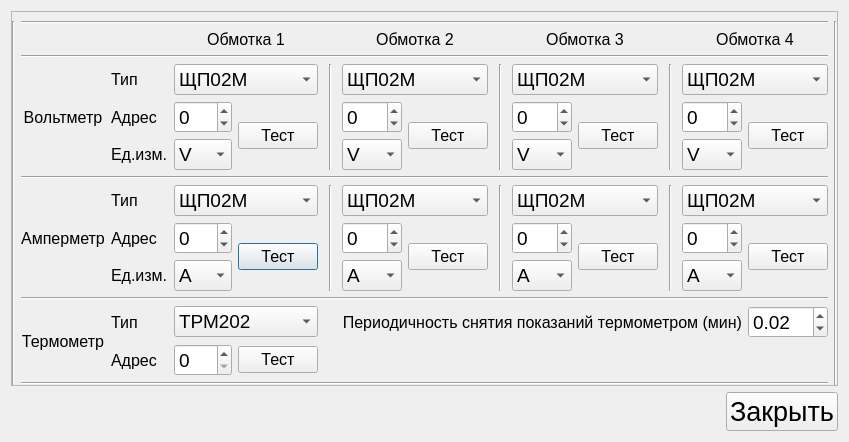
<?xml version="1.0" encoding="UTF-8"?>
<ui version="4.0">
 <class>Dialog</class>
 <widget class="QDialog" name="Dialog">
  <property name="geometry">
   <rect>
    <x>0</x>
    <y>0</y>
    <width>829</width>
    <height>430</height>
   </rect>
  </property>
  <property name="windowTitle">
   <string>Dialog</string>
  </property>
  <layout class="QVBoxLayout" name="verticalLayout">
   <item>
    <widget class="QFrame" name="frame_2">
     <property name="frameShape">
      <enum>QFrame::StyledPanel</enum>
     </property>
     <property name="frameShadow">
      <enum>QFrame::Raised</enum>
     </property>
     <layout class="QVBoxLayout" name="verticalLayout_5">
      <property name="leftMargin">
       <number>0</number>
      </property>
      <property name="topMargin">
       <number>9</number>
      </property>
      <property name="rightMargin">
       <number>0</number>
      </property>
      <property name="bottomMargin">
       <number>0</number>
      </property>
      <item>
       <layout class="QGridLayout" name="gridLayout_5" columnstretch="0,0,0,0,0,0,0,0,0,0,0,0,0,0,0,0">
        <property name="bottomMargin">
         <number>0</number>
        </property>
        <property name="spacing">
         <number>6</number>
        </property>
        <item row="1" column="4" rowspan="2" colspan="2">
         <widget class="QLabel" name="label_29">
          <property name="font">
           <font>
            <pointsize>12</pointsize>
           </font>
          </property>
          <property name="text">
           <string>Обмотка 1</string>
          </property>
          <property name="alignment">
           <set>Qt::AlignCenter</set>
          </property>
         </widget>
        </item>
        <item row="1" column="7" rowspan="2" colspan="2">
         <widget class="QLabel" name="label_45">
          <property name="font">
           <font>
            <pointsize>12</pointsize>
           </font>
          </property>
          <property name="text">
           <string>Обмотка 2</string>
          </property>
          <property name="alignment">
           <set>Qt::AlignCenter</set>
          </property>
         </widget>
        </item>
        <item row="1" column="10" rowspan="2" colspan="2">
         <widget class="QLabel" name="label_46">
          <property name="font">
           <font>
            <pointsize>12</pointsize>
           </font>
          </property>
          <property name="text">
           <string>Обмотка 3</string>
          </property>
          <property name="alignment">
           <set>Qt::AlignCenter</set>
          </property>
         </widget>
        </item>
        <item row="1" column="13" rowspan="2" colspan="2">
         <widget class="QLabel" name="label_47">
          <property name="font">
           <font>
            <pointsize>12</pointsize>
           </font>
          </property>
          <property name="text">
           <string>Обмотка 4</string>
          </property>
          <property name="alignment">
           <set>Qt::AlignCenter</set>
          </property>
         </widget>
        </item>
        <item row="0" column="1" colspan="14">
         <widget class="Line" name="line_4">
          <property name="orientation">
           <enum>Qt::Horizontal</enum>
          </property>
         </widget>
        </item>
        <item row="4" column="3" rowspan="2">
         <widget class="QLabel" name="label_49">
          <property name="font">
           <font>
            <pointsize>12</pointsize>
           </font>
          </property>
          <property name="text">
           <string>Тип</string>
          </property>
         </widget>
        </item>
        <item row="3" column="1" colspan="14">
         <widget class="Line" name="line_5">
          <property name="orientation">
           <enum>Qt::Horizontal</enum>
          </property>
         </widget>
        </item>
        <item row="9" column="1" rowspan="3" colspan="2">
         <widget class="QLabel" name="label_26">
          <property name="font">
           <font>
            <pointsize>12</pointsize>
           </font>
          </property>
          <property name="text">
           <string>Амперметр</string>
          </property>
          <property name="alignment">
           <set>Qt::AlignCenter</set>
          </property>
         </widget>
        </item>
        <item row="9" column="3">
         <widget class="QLabel" name="label_50">
          <property name="font">
           <font>
            <pointsize>12</pointsize>
           </font>
          </property>
          <property name="text">
           <string>Тип</string>
          </property>
         </widget>
        </item>
        <item row="14" column="3">
         <widget class="QLabel" name="label_51">
          <property name="font">
           <font>
            <pointsize>12</pointsize>
           </font>
          </property>
          <property name="text">
           <string>Адрес</string>
          </property>
         </widget>
        </item>
        <item row="8" column="1" colspan="14">
         <widget class="Line" name="line_6">
          <property name="orientation">
           <enum>Qt::Horizontal</enum>
          </property>
         </widget>
        </item>
        <item row="13" column="3">
         <widget class="QLabel" name="label_53">
          <property name="font">
           <font>
            <pointsize>12</pointsize>
           </font>
          </property>
          <property name="text">
           <string>Тип</string>
          </property>
         </widget>
        </item>
        <item row="10" column="3">
         <widget class="QLabel" name="label_52">
          <property name="font">
           <font>
            <pointsize>12</pointsize>
           </font>
          </property>
          <property name="text">
           <string>Адрес</string>
          </property>
         </widget>
        </item>
        <item row="10" column="5" rowspan="2">
         <widget class="QPushButton" name="pushButton_6">
          <property name="font">
           <font>
            <pointsize>12</pointsize>
           </font>
          </property>
          <property name="text">
           <string>Тест</string>
          </property>
         </widget>
        </item>
        <item row="10" column="8" rowspan="2">
         <widget class="QPushButton" name="pushButton_7">
          <property name="font">
           <font>
            <pointsize>12</pointsize>
           </font>
          </property>
          <property name="text">
           <string>Тест</string>
          </property>
         </widget>
        </item>
        <item row="10" column="11" rowspan="2">
         <widget class="QPushButton" name="pushButton_8">
          <property name="font">
           <font>
            <pointsize>12</pointsize>
           </font>
          </property>
          <property name="text">
           <string>Тест</string>
          </property>
         </widget>
        </item>
        <item row="10" column="14" rowspan="2">
         <widget class="QPushButton" name="pushButton_9">
          <property name="font">
           <font>
            <pointsize>12</pointsize>
           </font>
          </property>
          <property name="text">
           <string>Тест</string>
          </property>
         </widget>
        </item>
        <item row="12" column="1" colspan="14">
         <widget class="Line" name="line_7">
          <property name="orientation">
           <enum>Qt::Horizontal</enum>
          </property>
         </widget>
        </item>
        <item row="13" column="1" rowspan="2" colspan="2">
         <widget class="QLabel" name="label_54">
          <property name="font">
           <font>
            <pointsize>12</pointsize>
           </font>
          </property>
          <property name="text">
           <string>Термометр</string>
          </property>
          <property name="alignment">
           <set>Qt::AlignCenter</set>
          </property>
         </widget>
        </item>
        <item row="6" column="3">
         <widget class="QLabel" name="label_27">
          <property name="font">
           <font>
            <pointsize>12</pointsize>
           </font>
          </property>
          <property name="text">
           <string>Адрес</string>
          </property>
         </widget>
        </item>
        <item row="6" column="5" rowspan="2">
         <widget class="QPushButton" name="pushButton_2">
          <property name="font">
           <font>
            <pointsize>12</pointsize>
           </font>
          </property>
          <property name="text">
           <string>Тест</string>
          </property>
         </widget>
        </item>
        <item row="6" column="8" rowspan="2">
         <widget class="QPushButton" name="pushButton_3">
          <property name="font">
           <font>
            <pointsize>12</pointsize>
           </font>
          </property>
          <property name="text">
           <string>Тест</string>
          </property>
         </widget>
        </item>
        <item row="6" column="11" rowspan="2">
         <widget class="QPushButton" name="pushButton_4">
          <property name="font">
           <font>
            <pointsize>12</pointsize>
           </font>
          </property>
          <property name="text">
           <string>Тест</string>
          </property>
         </widget>
        </item>
        <item row="6" column="14" rowspan="2">
         <widget class="QPushButton" name="pushButton_5">
          <property name="font">
           <font>
            <pointsize>12</pointsize>
           </font>
          </property>
          <property name="text">
           <string>Тест</string>
          </property>
         </widget>
        </item>
        <item row="4" column="1" rowspan="4" colspan="2">
         <widget class="QLabel" name="label">
          <property name="font">
           <font>
            <pointsize>12</pointsize>
           </font>
          </property>
          <property name="text">
           <string>Вольтметр</string>
          </property>
          <property name="alignment">
           <set>Qt::AlignCenter</set>
          </property>
         </widget>
        </item>
        <item row="14" column="4">
         <widget class="QSpinBox" name="spinBox">
          <property name="font">
           <font>
            <pointsize>14</pointsize>
           </font>
          </property>
          <property name="maximum">
           <number>8</number>
          </property>
          <property name="singleStep">
           <number>2</number>
          </property>
         </widget>
        </item>
        <item row="14" column="5">
         <widget class="QPushButton" name="pushButton">
          <property name="font">
           <font>
            <pointsize>12</pointsize>
           </font>
          </property>
          <property name="text">
           <string>Тест</string>
          </property>
         </widget>
        </item>
        <item row="9" column="7" colspan="2">
         <widget class="QComboBox" name="comboBox_7">
          <property name="font">
           <font>
            <pointsize>14</pointsize>
           </font>
          </property>
          <item>
           <property name="text">
            <string>ЩП02М</string>
           </property>
          </item>
          <item>
           <property name="text">
            <string>ЩП02П</string>
           </property>
          </item>
         </widget>
        </item>
        <item row="9" column="10" colspan="2">
         <widget class="QComboBox" name="comboBox_8">
          <property name="font">
           <font>
            <pointsize>14</pointsize>
           </font>
          </property>
          <item>
           <property name="text">
            <string>ЩП02М</string>
           </property>
          </item>
          <item>
           <property name="text">
            <string>ЩП02П</string>
           </property>
          </item>
         </widget>
        </item>
        <item row="9" column="13" colspan="2">
         <widget class="QComboBox" name="comboBox_9">
          <property name="font">
           <font>
            <pointsize>14</pointsize>
           </font>
          </property>
          <item>
           <property name="text">
            <string>ЩП02М</string>
           </property>
          </item>
          <item>
           <property name="text">
            <string>ЩП02П</string>
           </property>
          </item>
         </widget>
        </item>
        <item row="10" column="10">
         <widget class="QSpinBox" name="spinBox_8">
          <property name="font">
           <font>
            <pointsize>14</pointsize>
           </font>
          </property>
          <property name="minimum">
           <number>-1</number>
          </property>
         </widget>
        </item>
        <item row="10" column="13">
         <widget class="QSpinBox" name="spinBox_9">
          <property name="font">
           <font>
            <pointsize>14</pointsize>
           </font>
          </property>
          <property name="minimum">
           <number>-1</number>
          </property>
         </widget>
        </item>
        <item row="0" column="0" rowspan="16">
         <widget class="Line" name="line">
          <property name="orientation">
           <enum>Qt::Vertical</enum>
          </property>
         </widget>
        </item>
        <item row="13" column="7" colspan="7">
         <widget class="QLabel" name="label_2">
          <property name="font">
           <font>
            <pointsize>12</pointsize>
           </font>
          </property>
          <property name="text">
           <string>Периодичность снятия показаний термометром (мин)</string>
          </property>
          <property name="alignment">
           <set>Qt::AlignRight|Qt::AlignTrailing|Qt::AlignVCenter</set>
          </property>
         </widget>
        </item>
        <item row="13" column="14">
         <widget class="QDoubleSpinBox" name="doubleSpinBox">
          <property name="font">
           <font>
            <pointsize>14</pointsize>
           </font>
          </property>
          <property name="value">
           <double>0.020000000000000</double>
          </property>
         </widget>
        </item>
        <item row="7" column="3">
         <widget class="QLabel" name="label_3">
          <property name="font">
           <font>
            <pointsize>12</pointsize>
           </font>
          </property>
          <property name="text">
           <string>Ед.изм.</string>
          </property>
         </widget>
        </item>
        <item row="7" column="4">
         <widget class="QComboBox" name="comboBox_10">
          <property name="font">
           <font>
            <pointsize>14</pointsize>
           </font>
          </property>
          <item>
           <property name="text">
            <string>V</string>
           </property>
          </item>
          <item>
           <property name="text">
            <string>mV</string>
           </property>
          </item>
          <item>
           <property name="text">
            <string>kV</string>
           </property>
          </item>
         </widget>
        </item>
        <item row="7" column="10">
         <widget class="QComboBox" name="comboBox_12">
          <property name="font">
           <font>
            <pointsize>14</pointsize>
           </font>
          </property>
          <item>
           <property name="text">
            <string>V</string>
           </property>
          </item>
          <item>
           <property name="text">
            <string>mV</string>
           </property>
          </item>
          <item>
           <property name="text">
            <string>kV</string>
           </property>
          </item>
         </widget>
        </item>
        <item row="7" column="13">
         <widget class="QComboBox" name="comboBox_13">
          <property name="font">
           <font>
            <pointsize>14</pointsize>
           </font>
          </property>
          <item>
           <property name="text">
            <string>V</string>
           </property>
          </item>
          <item>
           <property name="text">
            <string>mV</string>
           </property>
          </item>
          <item>
           <property name="text">
            <string>kV</string>
           </property>
          </item>
         </widget>
        </item>
        <item row="11" column="3">
         <widget class="QLabel" name="label_4">
          <property name="font">
           <font>
            <pointsize>12</pointsize>
           </font>
          </property>
          <property name="text">
           <string>Ед.изм.</string>
          </property>
         </widget>
        </item>
        <item row="11" column="4">
         <widget class="QComboBox" name="comboBox_14">
          <property name="font">
           <font>
            <pointsize>14</pointsize>
           </font>
          </property>
          <item>
           <property name="text">
            <string>A</string>
           </property>
          </item>
          <item>
           <property name="text">
            <string>mA</string>
           </property>
          </item>
          <item>
           <property name="text">
            <string>kA</string>
           </property>
          </item>
         </widget>
        </item>
        <item row="11" column="7">
         <widget class="QComboBox" name="comboBox_15">
          <property name="font">
           <font>
            <pointsize>14</pointsize>
           </font>
          </property>
          <item>
           <property name="text">
            <string>A</string>
           </property>
          </item>
          <item>
           <property name="text">
            <string>mA</string>
           </property>
          </item>
          <item>
           <property name="text">
            <string>kA</string>
           </property>
          </item>
         </widget>
        </item>
        <item row="11" column="10">
         <widget class="QComboBox" name="comboBox_16">
          <property name="font">
           <font>
            <pointsize>14</pointsize>
           </font>
          </property>
          <item>
           <property name="text">
            <string>A</string>
           </property>
          </item>
          <item>
           <property name="text">
            <string>mA</string>
           </property>
          </item>
          <item>
           <property name="text">
            <string>kA</string>
           </property>
          </item>
         </widget>
        </item>
        <item row="11" column="13">
         <widget class="QComboBox" name="comboBox_17">
          <property name="font">
           <font>
            <pointsize>14</pointsize>
           </font>
          </property>
          <item>
           <property name="text">
            <string>A</string>
           </property>
          </item>
          <item>
           <property name="text">
            <string>mA</string>
           </property>
          </item>
          <item>
           <property name="text">
            <string>kA</string>
           </property>
          </item>
         </widget>
        </item>
        <item row="6" column="13">
         <widget class="QSpinBox" name="spinBox_5">
          <property name="font">
           <font>
            <pointsize>14</pointsize>
           </font>
          </property>
          <property name="minimum">
           <number>-1</number>
          </property>
         </widget>
        </item>
        <item row="6" column="10">
         <widget class="QSpinBox" name="spinBox_4">
          <property name="font">
           <font>
            <pointsize>14</pointsize>
           </font>
          </property>
          <property name="minimum">
           <number>-1</number>
          </property>
         </widget>
        </item>
        <item row="6" column="7">
         <widget class="QSpinBox" name="spinBox_3">
          <property name="font">
           <font>
            <pointsize>14</pointsize>
           </font>
          </property>
          <property name="minimum">
           <number>-1</number>
          </property>
         </widget>
        </item>
        <item row="7" column="7">
         <widget class="QComboBox" name="comboBox_11">
          <property name="font">
           <font>
            <pointsize>14</pointsize>
           </font>
          </property>
          <item>
           <property name="text">
            <string>V</string>
           </property>
          </item>
          <item>
           <property name="text">
            <string>mV</string>
           </property>
          </item>
          <item>
           <property name="text">
            <string>kV</string>
           </property>
          </item>
         </widget>
        </item>
        <item row="6" column="4">
         <widget class="QSpinBox" name="spinBox_2">
          <property name="font">
           <font>
            <pointsize>14</pointsize>
           </font>
          </property>
          <property name="minimum">
           <number>-1</number>
          </property>
         </widget>
        </item>
        <item row="10" column="7">
         <widget class="QSpinBox" name="spinBox_7">
          <property name="font">
           <font>
            <pointsize>14</pointsize>
           </font>
          </property>
          <property name="minimum">
           <number>-1</number>
          </property>
         </widget>
        </item>
        <item row="10" column="4">
         <widget class="QSpinBox" name="spinBox_6">
          <property name="font">
           <font>
            <pointsize>14</pointsize>
           </font>
          </property>
          <property name="minimum">
           <number>-1</number>
          </property>
         </widget>
        </item>
        <item row="13" column="4" colspan="2">
         <widget class="QComboBox" name="comboBox">
          <property name="font">
           <font>
            <pointsize>14</pointsize>
           </font>
          </property>
          <property name="currentIndex">
           <number>0</number>
          </property>
          <item>
           <property name="text">
            <string>ТРМ202</string>
           </property>
          </item>
         </widget>
        </item>
        <item row="4" column="4" rowspan="2" colspan="2">
         <widget class="QComboBox" name="comboBox_2">
          <property name="font">
           <font>
            <pointsize>14</pointsize>
           </font>
          </property>
          <item>
           <property name="text">
            <string>ЩП02М</string>
           </property>
          </item>
          <item>
           <property name="text">
            <string>ЩП02П</string>
           </property>
          </item>
         </widget>
        </item>
        <item row="4" column="7" rowspan="2" colspan="2">
         <widget class="QComboBox" name="comboBox_3">
          <property name="font">
           <font>
            <pointsize>14</pointsize>
           </font>
          </property>
          <item>
           <property name="text">
            <string>ЩП02М</string>
           </property>
          </item>
          <item>
           <property name="text">
            <string>ЩП02П</string>
           </property>
          </item>
         </widget>
        </item>
        <item row="4" column="10" rowspan="2" colspan="2">
         <widget class="QComboBox" name="comboBox_4">
          <property name="font">
           <font>
            <pointsize>14</pointsize>
           </font>
          </property>
          <item>
           <property name="text">
            <string>ЩП02М</string>
           </property>
          </item>
          <item>
           <property name="text">
            <string>ЩП02П</string>
           </property>
          </item>
         </widget>
        </item>
        <item row="4" column="13" rowspan="2" colspan="2">
         <widget class="QComboBox" name="comboBox_5">
          <property name="font">
           <font>
            <pointsize>14</pointsize>
           </font>
          </property>
          <item>
           <property name="text">
            <string>ЩП02М</string>
           </property>
          </item>
          <item>
           <property name="text">
            <string>ЩП02П</string>
           </property>
          </item>
         </widget>
        </item>
        <item row="9" column="4" colspan="2">
         <widget class="QComboBox" name="comboBox_6">
          <property name="font">
           <font>
            <pointsize>14</pointsize>
           </font>
          </property>
          <item>
           <property name="text">
            <string>ЩП02М</string>
           </property>
          </item>
          <item>
           <property name="text">
            <string>ЩП02П</string>
           </property>
          </item>
         </widget>
        </item>
        <item row="15" column="1" colspan="14">
         <widget class="Line" name="line_2">
          <property name="orientation">
           <enum>Qt::Horizontal</enum>
          </property>
         </widget>
        </item>
        <item row="0" column="15" rowspan="16">
         <widget class="Line" name="line_10">
          <property name="orientation">
           <enum>Qt::Vertical</enum>
          </property>
         </widget>
        </item>
        <item row="4" column="6" rowspan="4">
         <widget class="Line" name="line_3">
          <property name="sizePolicy">
           <sizepolicy hsizetype="Maximum" vsizetype="Minimum">
            <horstretch>0</horstretch>
            <verstretch>0</verstretch>
           </sizepolicy>
          </property>
          <property name="minimumSize">
           <size>
            <width>12</width>
            <height>0</height>
           </size>
          </property>
          <property name="orientation">
           <enum>Qt::Vertical</enum>
          </property>
         </widget>
        </item>
        <item row="9" column="6" rowspan="3">
         <widget class="Line" name="line_8">
          <property name="minimumSize">
           <size>
            <width>12</width>
            <height>0</height>
           </size>
          </property>
          <property name="orientation">
           <enum>Qt::Vertical</enum>
          </property>
         </widget>
        </item>
        <item row="4" column="9" rowspan="4">
         <widget class="Line" name="line_9">
          <property name="minimumSize">
           <size>
            <width>12</width>
            <height>0</height>
           </size>
          </property>
          <property name="orientation">
           <enum>Qt::Vertical</enum>
          </property>
         </widget>
        </item>
        <item row="9" column="9" rowspan="3">
         <widget class="Line" name="line_11">
          <property name="minimumSize">
           <size>
            <width>12</width>
            <height>0</height>
           </size>
          </property>
          <property name="orientation">
           <enum>Qt::Vertical</enum>
          </property>
         </widget>
        </item>
        <item row="4" column="12" rowspan="4">
         <widget class="Line" name="line_12">
          <property name="minimumSize">
           <size>
            <width>12</width>
            <height>0</height>
           </size>
          </property>
          <property name="orientation">
           <enum>Qt::Vertical</enum>
          </property>
         </widget>
        </item>
        <item row="9" column="12" rowspan="3">
         <widget class="Line" name="line_13">
          <property name="minimumSize">
           <size>
            <width>12</width>
            <height>0</height>
           </size>
          </property>
          <property name="orientation">
           <enum>Qt::Vertical</enum>
          </property>
         </widget>
        </item>
       </layout>
      </item>
     </layout>
    </widget>
   </item>
   <item>
    <layout class="QHBoxLayout" name="horizontalLayout">
     <item>
      <spacer name="horizontalSpacer">
       <property name="orientation">
        <enum>Qt::Horizontal</enum>
       </property>
       <property name="sizeHint" stdset="0">
        <size>
         <width>40</width>
         <height>20</height>
        </size>
       </property>
      </spacer>
     </item>
     <item>
      <widget class="QPushButton" name="pushButton_10">
       <property name="font">
        <font>
         <pointsize>20</pointsize>
        </font>
       </property>
       <property name="text">
        <string>Закрыть</string>
       </property>
      </widget>
     </item>
    </layout>
   </item>
   <item>
    <spacer name="verticalSpacer">
     <property name="orientation">
      <enum>Qt::Vertical</enum>
     </property>
     <property name="sizeHint" stdset="0">
      <size>
       <width>20</width>
       <height>40</height>
      </size>
     </property>
    </spacer>
   </item>
  </layout>
 </widget>
 <resources/>
 <connections/>
</ui>
